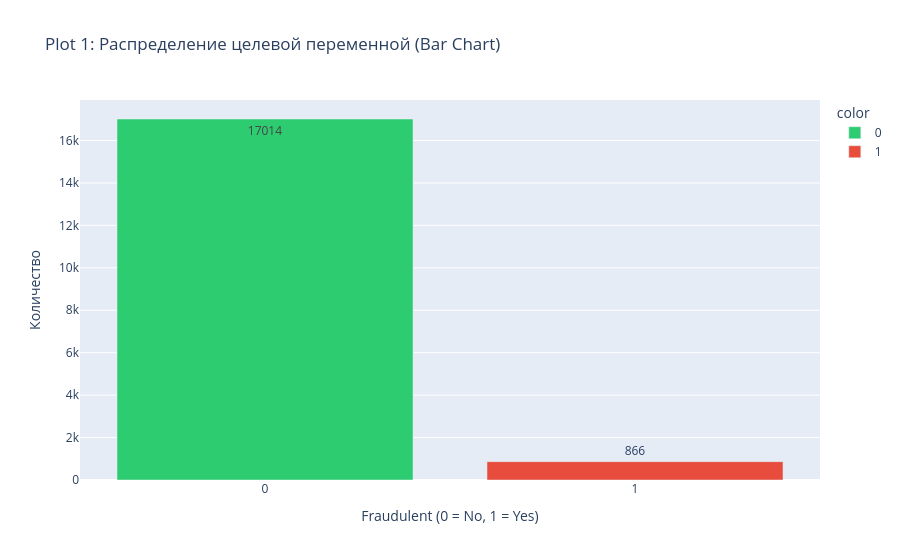
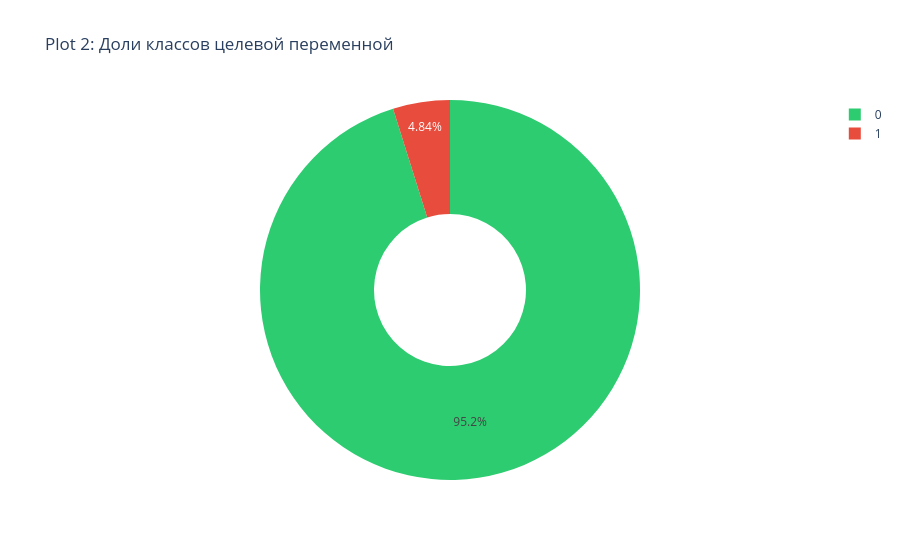

Notebook cell for these charts, in order:
### Markdown cell above
## Распределение целевой переменной (Target)
Оценим степень дисбаланса классов, так как это критично для выбора стратегии валидации и функции потерь.

### Code cell
target_counts = DF[target_col].value_counts()
target_pct = DF[target_col].value_counts(normalize=True) * 100

print("Распределение классов 'fraudulent' (абсолютные значения):")
print(target_counts)
print("\nРаспределение классов 'fraudulent' (в %):")
print(target_pct)

imbalance_ratio = target_counts[0] / target_counts[1] if 1 in target_counts else 0
print(f"\nImbalance Ratio (Class 0 / Class 1): {imbalance_ratio:.2f}")

# Plot 1: Bar chart распределения target
fig1 = px.bar(
    x=target_counts.index.astype(str), 
    y=target_counts.values,
    labels={'x': 'Fraudulent (0 = No, 1 = Yes)', 'y': 'Количество'},
    title='Plot 1: Распределение целевой переменной (Bar Chart)', 
    text=target_counts.values,
    color=target_counts.index.astype(str),
    color_discrete_sequence=['#2ECC71', '#E74C3C']
)
FIGS.append(fig1)

# Plot 2: Pie chart долей
fig2 = px.pie(
    names=target_counts.index.astype(str), 
    values=target_counts.values,
    title='Plot 2: Доли классов целевой переменной', 
    hole=0.4,
    color=target_counts.index.astype(str),
    color_discrete_sequence=['#2ECC71', '#E74C3C']
)
FIGS.append(fig2)

### Figure 1 — Plotly figure (JSON) as saved in the notebook; plotly's stock layout.template omitted (floating-point values rounded to 4 significant figures)
{"data": [{"hovertemplate": "color=0<br>Fraudulent (0 = No, 1 = Yes)=%{x}<br>Количество=%{y}<br>text=%{text}<extra></extra>", "legendgroup": "0", "marker": {"color": "#2ECC71", "pattern": {"shape": ""}}, "name": "0", "orientation": "v", "showlegend": true, "text": [17010.0], "textposition": "auto", "type": "bar", "x": ["0"], "xaxis": "x", "y": [17014], "yaxis": "y"}, {"hovertemplate": "color=1<br>Fraudulent (0 = No, 1 = Yes)=%{x}<br>Количество=%{y}<br>text=%{text}<extra></extra>", "legendgroup": "1", "marker": {"color": "#E74C3C", "pattern": {"shape": ""}}, "name": "1", "orientation": "v", "showlegend": true, "text": [866.0], "textposition": "auto", "type": "bar", "x": ["1"], "xaxis": "x", "y": [866], "yaxis": "y"}], "layout": {"barmode": "relative", "legend": {"title": {"text": "color"}, "tracegroupgap": 0}, "title": {"text": "Plot 1: Распределение целевой переменной (Bar Chart)"}, "xaxis": {"anchor": "y", "domain": [0.0, 1.0], "title": {"text": "Fraudulent (0 = No, 1 = Yes)"}}, "yaxis": {"anchor": "x", "domain": [0.0, 1.0], "title": {"text": "Количество"}}}}

### Figure 2 — Plotly figure (JSON) as saved in the notebook; plotly's stock layout.template omitted (floating-point values rounded to 4 significant figures)
{"data": [{"customdata": [["0"], ["1"]], "domain": {"x": [0.0, 1.0], "y": [0.0, 1.0]}, "hole": 0.4, "hovertemplate": "label=%{label}<br>value=%{value}<br>color=%{customdata[0]}<extra></extra>", "labels": ["0", "1"], "legendgroup": "", "marker": {"colors": ["#2ECC71", "#E74C3C"]}, "name": "", "showlegend": true, "type": "pie", "values": [17014, 866]}], "layout": {"legend": {"tracegroupgap": 0}, "piecolorway": ["#2ECC71", "#E74C3C"], "title": {"text": "Plot 2: Доли классов целевой переменной"}}}
